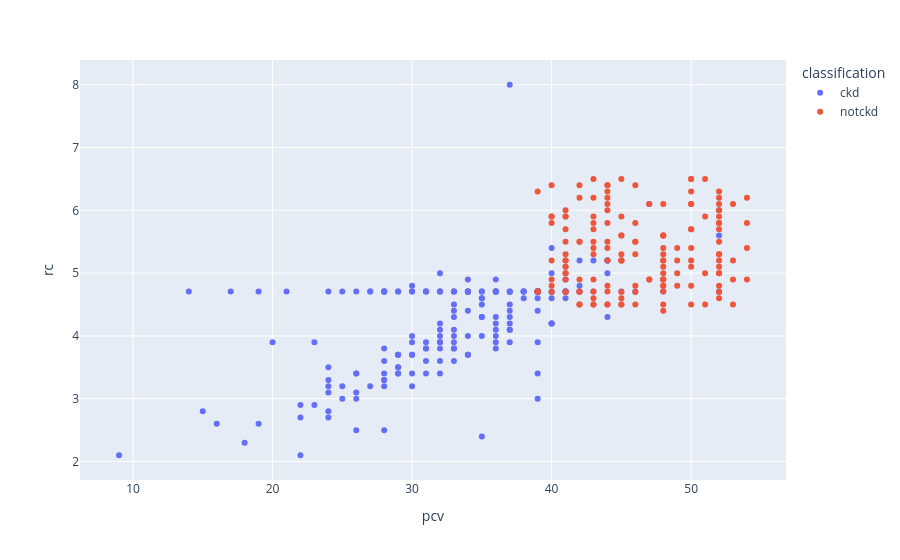

Here is the notebook cell this chart was saved with:
### Code cell
import plotly.express as px
vis = px.scatter(df_kd, x="pcv", y="rc", color="classification")
vis.show()

### Figure 1 — Plotly figure (JSON) as saved in the notebook; plotly's stock layout.template omitted (floating-point values rounded to 4 significant figures; data arrays with more than 128 entries replaced by an {"elided": "..."} marker saying what was removed)
{"data": [{"hovertemplate": "classification=ckd<br>pcv=%{x}<br>rc=%{y}<extra></extra>", "legendgroup": "ckd", "marker": {"color": "#636efa", "symbol": "circle"}, "mode": "markers", "name": "ckd", "orientation": "v", "showlegend": true, "type": "scatter", "x": {"elided": "250 int values"}, "xaxis": "x", "y": {"elided": "250 float values"}, "yaxis": "y"}, {"hovertemplate": "classification=notckd<br>pcv=%{x}<br>rc=%{y}<extra></extra>", "legendgroup": "notckd", "marker": {"color": "#EF553B", "symbol": "circle"}, "mode": "markers", "name": "notckd", "orientation": "v", "showlegend": true, "type": "scatter", "x": {"elided": "150 int values"}, "xaxis": "x", "y": {"elided": "150 float values"}, "yaxis": "y"}], "layout": {"autosize": true, "legend": {"title": {"text": "classification"}, "tracegroupgap": 0}, "margin": {"t": 60}, "xaxis": {"anchor": "y", "autorange": true, "domain": [0, 1], "range": [6.08, 56.92], "title": {"text": "pcv"}, "type": "linear"}, "yaxis": {"anchor": "x", "autorange": true, "domain": [0, 1], "range": [1.643, 8.457], "title": {"text": "rc"}, "type": "linear"}}}
